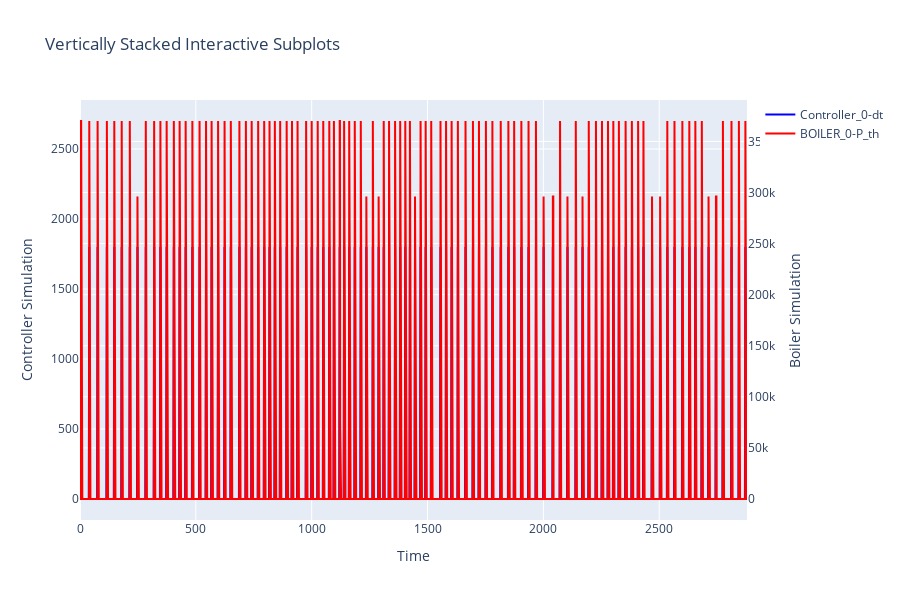

The notebook cell saved with this chart:
### Code cell
fig = go.Figure()

# First plot (Controller Simulation)
fig.add_trace(go.Scatter(
    y=df['ControllerSim-0.Controller_0-dt'],
    mode='lines',
    name='Controller_0-dt',
    line=dict(color='blue')
))

# Second plot (Boiler Simulation)
fig.add_trace(go.Scatter(
    y=df['Boilersim-0.BOILER_0-P_th'],
    mode='lines',
    name='BOILER_0-P_th',
    line=dict(color='red'),
    yaxis='y2'  # Associate it with a second subplot
))

# Update layout to create subplots
fig.update_layout(
    height=600,  # Total height of the figure
    title_text='Vertically Stacked Interactive Subplots',
    showlegend=True,
    xaxis=dict(title='Time'),
    yaxis=dict(title='Controller Simulation'),
    yaxis2=dict(
        title='Boiler Simulation',
        overlaying='y',  # Overlay y-axis for second subplot
        side='right',
        anchor='free',
        position=1
    )
)

fig.show()

### Figure 1 — Plotly figure (JSON) as saved in the notebook; plotly's stock layout.template omitted (floating-point values rounded to 4 significant figures; data arrays with more than 128 entries replaced by an {"elided": "..."} marker saying what was removed)
{"data": [{"line": {"color": "blue"}, "mode": "lines", "name": "Controller_0-dt", "type": "scatter", "y": {"elided": "2880 int values"}}, {"line": {"color": "red"}, "mode": "lines", "name": "BOILER_0-P_th", "type": "scatter", "y": {"elided": "2880 int values"}, "yaxis": "y2"}], "layout": {"height": 600, "showlegend": true, "title": {"text": "Vertically Stacked Interactive Subplots"}, "xaxis": {"title": {"text": "Time"}}, "yaxis": {"title": {"text": "Controller Simulation"}}, "yaxis2": {"anchor": "free", "overlaying": "y", "position": 1, "side": "right", "title": {"text": "Boiler Simulation"}}}}
